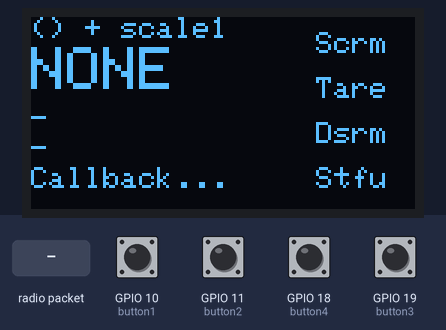
This sketch was run on a simulated ESP32-S3. On the bench: 128×64 one-colour display. The test bench sets the inputs (shaded band); at power-on: GPIO 10 (button1), GPIO 11 (button2), GPIO 18 (button4), GPIO 19 (button3) LOW. What the sketch prints to the serial monitor is not drawn.

Above: at 1.2 s.
1.3 s: GPIO 10 (button1) pulled HIGH for 0.15 s
At 2.4 s:
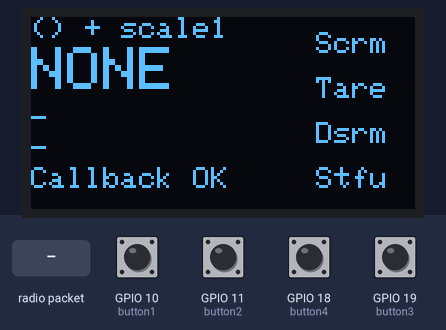
3.2 s: radio packet "scale" arrives
Timing chart, 0 to 6.2 s (numbered marks = the images above; inputs shaded):
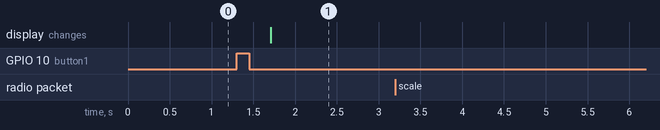

Measured:
- after the input at 1.3 s, the display: changes after 0.41 s (image 1)
- after the input at 3.2 s, every drawn part: stays the same

The sketch:

ESPNow_Basic_Controller.ino
```cpp
// Code for the controller
#include <esp_now.h>
#include <WiFi.h>
#include <Wire.h>
#include <Adafruit_GFX.h>
#include <Adafruit_SSD1306.h>


#define OLED_ADDR   0x3C
Adafruit_SSD1306 display(128, 64, &Wire, -1);
int flipcounter = 0;
int sendTimer = 0;
int repeat_blocker;
esp_err_t result; //err loggin variable

String first_line = "...";
String second_line = "...";
String callback = "Callback...";
String info_line = "...";
String last_tared_value = "...";
int delayer = 0;

int scale_state = 0; //0- open | 1 - locked | 2 - alerted

int button1 = 10, button2 = 11, button3 = 19, button4 = 18;


// Change these to mac adresses of your esp's
uint8_t alarmAddress[] =     {0x00, 0x00, 0x00, 0x00, 0x00, 0x00};// Adress of the alarm device
uint8_t controllerAddress[] ={0x00, 0x00, 0x00, 0x00, 0x00, 0x00};// Adress of the controller
uint8_t scaleAddress[] =     {0x00, 0x00, 0x00, 0x00, 0x00, 0x00};// Adress of the scale/pressure plate device
uint8_t broadcastAddress[] = {0x00, 0x0C, 0x00, 0x00, 0x00, 0x00};// DO NOT CHANGE

String send_rnd_val_1;
String send_rnd_val_2;

String receive_rnd_val_1;
String receive_rnd_val_2;

//----------------------------------------Structure of the data
typedef struct struct_message {
    String rnd_1;
    String rnd_2;
} struct_message;

struct_message receive_Data; // Create a struct_message to receive data.
struct_message send_Data; // Create a struct_message to send data.

// Data receiving
void OnDataRecv(const esp_now_recv_info_t * mac, const uint8_t *incomingData, int len) {
  memcpy(&receive_Data, incomingData, sizeof(receive_Data));
  Serial.println("");
  Serial.print("=========Received Data! ( ");
  Serial.print(len);
  Serial.println(" Bytes)");
  receive_rnd_val_1 = receive_Data.rnd_1;
  receive_rnd_val_2 = receive_Data.rnd_2;
  Serial.print("Data: [");
  Serial.print(receive_rnd_val_1);
  Serial.print("] - [");
  Serial.print(receive_rnd_val_2);
  Serial.println("]");
}
// Data sending
void OnDataSent(const uint8_t *mac_addr, esp_now_send_status_t status) {
  callback = (status == ESP_NOW_SEND_SUCCESS ? "Callback OK" : "ERR_No_reach");
}

// Sending Data
void SendData(String code, String data, String destination){
  esp_err_t result;
  send_Data.rnd_1 = code;
  send_Data.rnd_2 = data;

  //----------------------------------------Send message via ESP-NOW
  if (destination == "scale") {result = esp_now_send(scaleAddress, (uint8_t *) &send_Data, sizeof(send_Data));}
  else if (destination == "alarm") {result = esp_now_send(alarmAddress, (uint8_t *) &send_Data, sizeof(send_Data));}
  else if (destination == "all") {result = esp_now_send(broadcastAddress, (uint8_t *) &send_Data, sizeof(send_Data));}

  if (result == ESP_OK) { Serial.println("Sent with success");}
  else { Serial.println("Error sending the data");}
}

//SETUP
void setup() {
  pinMode(button1, INPUT);
  pinMode(button2, INPUT);
  pinMode(button3, INPUT);
  pinMode(button4, INPUT);
  display.begin(SSD1306_SWITCHCAPVCC, OLED_ADDR);


  Serial.begin(115200);
  WiFi.mode(WIFI_STA); // Set device as a Wi-Fi Station

  //Init ESP-NOW
  if (esp_now_init() != ESP_OK) {
    Serial.println("Error initializing ESP-NOW");
    return;
  }


  esp_now_register_send_cb(OnDataSent); // Register for Callback receiveing to check if packet was delivered succesfully
  esp_now_register_recv_cb(OnDataRecv); // Register for a callback function that will be called when data is received

  // Register peers & Add peers
  esp_now_peer_info_t peerInfo;
  peerInfo.channel = 0;
  peerInfo.encrypt = false;

  memcpy(peerInfo.peer_addr, scaleAddress, 6);
  if (esp_now_add_peer(&peerInfo) != ESP_OK){
    Serial.println("Failed to add peer controller");
    return;
  }
  memcpy(peerInfo.peer_addr, alarmAddress, 6);
  if (esp_now_add_peer(&peerInfo) != ESP_OK){
    Serial.println("Failed to add peer alarm");
    return;
  }
}

//----------- Error translator - formats the errors
String GetSendResponse(esp_err_t _result) {
    switch (_result) {
        case ESP_OK: return "Data Sent OK"; break;
        case ESP_ERR_ESPNOW_NOT_INIT: return "ESP-NOW not init..."; break; //ESP-NOW not initialized
        case ESP_ERR_ESPNOW_ARG: return "Invalid argument"; break;
        case ESP_ERR_ESPNOW_INTERNAL: return "Internal error"; break;
        case ESP_ERR_ESPNOW_NO_MEM: return "out of memory"; break;
        case ESP_ERR_ESPNOW_NOT_FOUND: return "Peer not found"; break;
        case ESP_ERR_ESPNOW_IF: return "Wifi interface not match"; break; //Wifi interface doesn't match peer
        case ESP_ERR_ESPNOW_FULL: return "Peer list full"; break;
        case ESP_ERR_ESPNOW_EXIST: return "Peer has existed"; break;
        default: return "Unknown error"; break;
    }
}


void loop() {
  String State[4];
  State[0] = String(digitalRead(button1));
  State[1] = String(digitalRead(button2));
  State[2] = String(digitalRead(button3));
  State[3] = String(digitalRead(button4));


  if ((State[0] == "1") && (!repeat_blocker)) {SendData("G33","0","scale");delayer=19; repeat_blocker = true;} //scream
  else if ((State[1] == "1") && (!repeat_blocker)) {SendData("G31","0","scale");delayer=19; repeat_blocker = true;} //lock & recalibrate
  else if ((State[2] == "1") && (!repeat_blocker)) {SendData("G30","0","scale");delayer=19; repeat_blocker = true;} //unlock
  else if ((State[3] == "1") && (!repeat_blocker)) {SendData("G34","0","scale");delayer=19; repeat_blocker = true;} //stfu
  else {
    if(delayer > 20) {SendData("G10","0","scale");delayer = 0;repeat_blocker = false;}
    else{delayer++;repeat_blocker = false;}
  }

    // Formating the data on the oled display

    if (receive_rnd_val_1 == "S12") { // aleretd
      scale_state = 2;
    }
    else if (receive_rnd_val_1 == "S10") { // unlocked
      scale_state = 1;
    }
    else if (receive_rnd_val_1 == "S11") { // locked
      scale_state = 0;
    }
    else {scale_state = 3;}


  first_line = "(" + receive_rnd_val_1 + ") + scale1";
  switch (scale_state) {
    case 0: second_line = "READY"; break;
    case 1: second_line = "OFF"; break;
    case 2: second_line = "ALERT"; break;
    case 3: second_line = "NONE"; break;
  }

// Displaying to the oled screen
    String printchars = "";
  for(int i=0; i <= 4; i++) {
    if(State[i] == "1") {printchars += "#";}
    else {printchars += "-";}
  }

  display.clearDisplay();
  display.setTextSize(1);
  display.setTextColor(WHITE);
  display.setCursor(0, 0);
  display.println(first_line);
  display.setTextSize(2);

  display.setCursor(0, 10);
  display.println(second_line);
  display.setTextSize(1);
  display.setCursor(0, 30);
  display.println("-");
  display.setCursor(0, 40);
  display.println("-");

  display.setTextSize(1);
  display.setCursor(95, 5);
  display.println("Scrm");
  display.setCursor(95, 20);
  display.println("Tare");
  display.setCursor(95, 35);
  display.println("Dsrm");
  display.setCursor(95, 50);
  display.println("Stfu");

  display.setTextSize(1);
  display.setCursor(0, 50);
  display.println(callback);

  display.display();
  delay(250);
}
```
